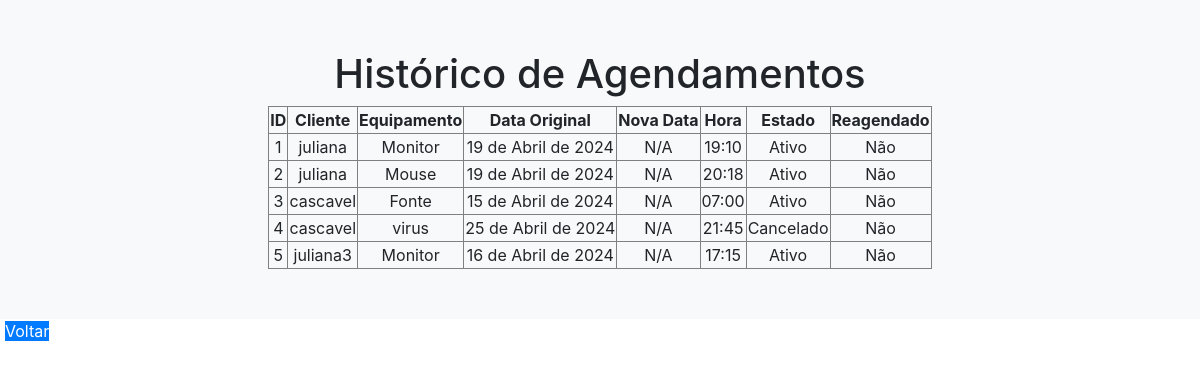
The page /historico_agendamentos/ (signed in) on the database as committed earlier.
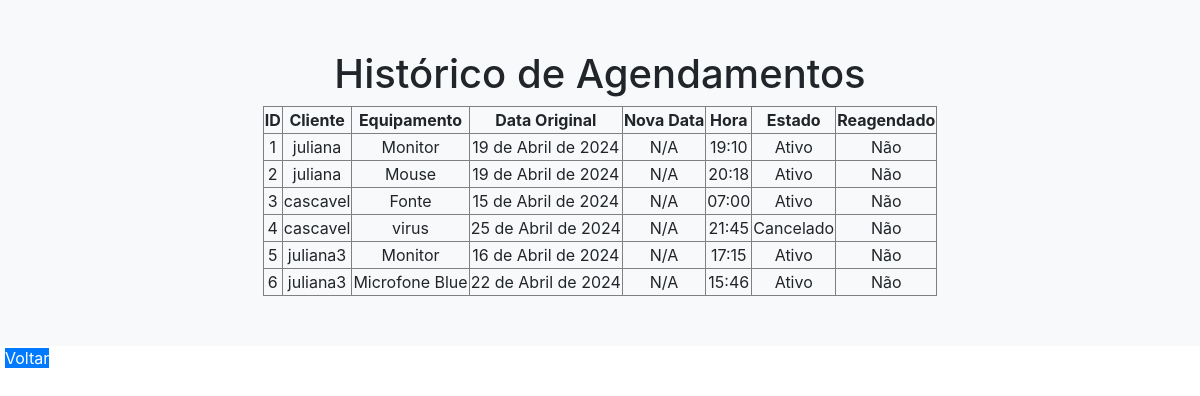
The same page on the database as committed later.
### agendamentos/models.py (models this page shows, shortened)
class Agendamento(models.Model):
    cliente_nome = models.CharField(max_length=100)
    cliente_cpf = models.CharField(max_length=11, default="00000000000")
    equipamento = models.ForeignKey(Equipamento, on_delete=models.CASCADE)
    data = models.DateField(default=timezone.now)
    hora = models.TimeField(default=timezone.now)
    tipo_servico = models.CharField(max_length=100)
    cancelado = models.BooleanField(default=False)
    reagendado = models.BooleanField(default=False)
    data_entrega_prevista = models.DateTimeField(default=None, null=True, blank=True)
    data_emprestimo = models.DateTimeField(default=None, null=True, blank=True)  # Data de empréstimo do equipamento
    data_devolucao = models.DateTimeField(null=True, blank=True)
    situacao = models.CharField(max_length=100, default="Agendado")  # Situação do agendamento
    prazo_restante = models.DurationField(null=True, blank=True)  # Prazo restante para devolução
    emprestado = models.BooleanField(default=False)  # Se o equipamento foi emprestado
    devolvido = models.BooleanField(default=False)  # Se o equipamento foi devolvido
    quantidade_dias = models.IntegerField(choices=[(1, '1 dia'), (2, '2 dias'), (3, '3 dias')], default=3)
    nova_data = models.DateField(null=True, blank=True)
    nova_hora = models.TimeField(null=True, blank=True)
    data_original = models.DateField(null=True, blank=True)
    hora_original = models.TimeField(null=True, blank=True)

class Equipamento(models.Model):
    STATUS_CHOICES = (
        ('disponivel', 'Disponível'),
        ('agendado', 'Agendado'),
        ('cancelado', 'Cancelado'),
    )
    nome = models.CharField(max_length=100)
    descricao = models.CharField(max_length=100)
    fabricante = models.CharField(max_length=50)
    data_aquisicao = models.DateField(blank=False)
    quantidade_disponivel = models.IntegerField(default=0)
    status = models.CharField(max_length=20, choices=STATUS_CHOICES, default='disponivel')
    usuarios = models.ManyToManyField(User, related_name='equipamentos', blank=True)

### agendamentos/views.py (the view)
# urls.py: path('historico_agendamentos/', views.historico_agendamentos, name='historico_agendamentos'),
@staff_member_required
def historico_agendamentos(request):
    agendamentos = Agendamento.objects.all()
    return render(request, 'historico_agendamentos.html', {'agendamentos': agendamentos})

### agendamentos/templates/historico_agendamentos.html (shortened to what this page needs)
{% load static %}
<!DOCTYPE html>
<html lang="en">
<head>
    <link rel="stylesheet" type="text/css" href="{% static 'styles.css' %}">
    <link rel="stylesheet" href="https://maxcdn.bootstrapcdn.com/bootstrap/4.5.2/css/bootstrap.min.css">
</head>
<body>
<div class="container_home">
<div class="home-form">
    <h1>Histórico de Agendamentos</h1>
    <table border="1">
        <thead>
            <tr>
                <th>ID</th>
                <th>Cliente</th>
                <th>Equipamento</th>
                <th>Data Original</th>
                <th>Nova Data</th>
                <th>Hora</th>
                <th>Estado</th>
                <th>Reagendado</th>
            </tr>
        </thead>
        <tbody>
            {% for agendamento in agendamentos %}
            <tr>
                <td>{{ agendamento.id }}</td>
                <td>{{ agendamento.cliente_nome }}</td>
                <td>{{ agendamento.equipamento.nome }}</td>
                <td>
                    {% if agendamento.reagendado %}
                        {{ agendamento.data_original }} {{ agendamento.hora_original }}
                    {% else %}
                        {{ agendamento.data }}
                    {% endif %}
                </td>
                <td>
                    {% if agendamento.reagendado %}
                        {{ agendamento.nova_data }} {{ agendamento.nova_hora }}
                    {% else %}
                        N/A
                    {% endif %}
                </td>
                <td>{{ agendamento.hora }}</td>
                <td>
                    {% if agendamento.cancelado %}
                        Cancelado
                    {% else %}
                        Ativo
                    {% endif %}
                </td>
                <td>
                    {% if agendamento.reagendado %}
                        Sim
                    {% else %}
                        Não
                    {% endif %}
                </td>
            </tr>
            {% endfor %}
        </tbody>
    </table>
</div>
</div>
<a href="{% url 'administrador' %}" class="btn-primary ">Voltar</a>
</body>
</html>

Rows that differ between the two databases and show on the page:
added Agendamento: id "6", cliente_nome "juliana3", equipamento.nome "Microfone Blue", data "22 de Abril de 2024", reagendado "N/A", hora "15:46", cancelado "Ativo"
